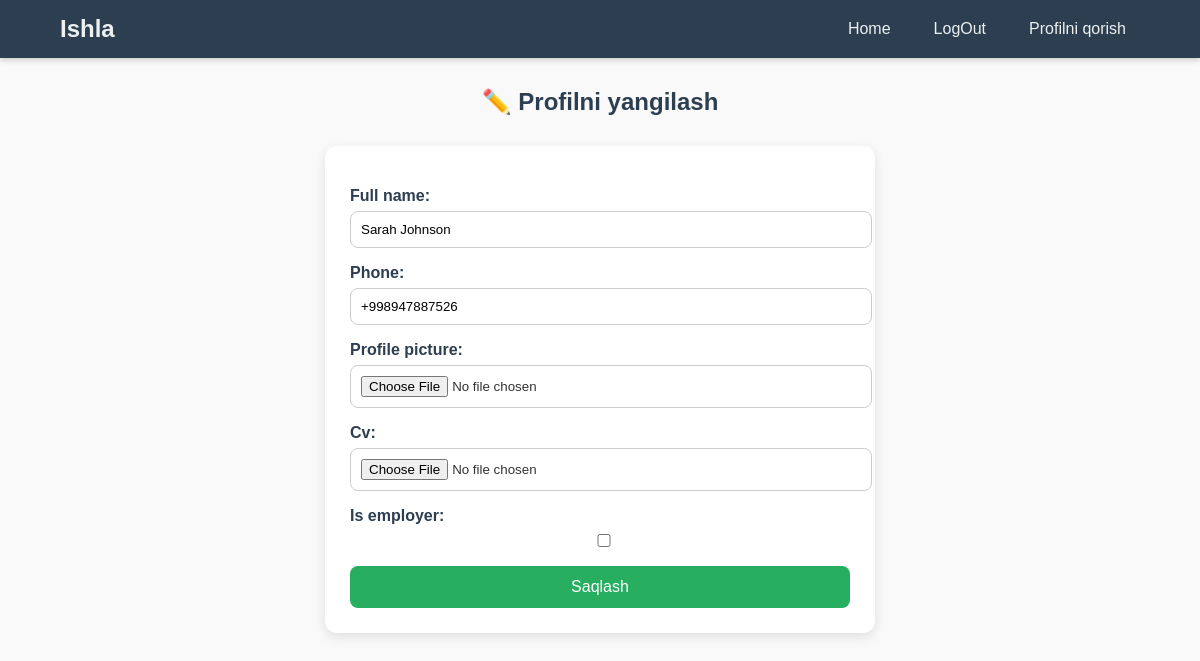
Page /api/profile/update/ (signed in) on the earlier database version.
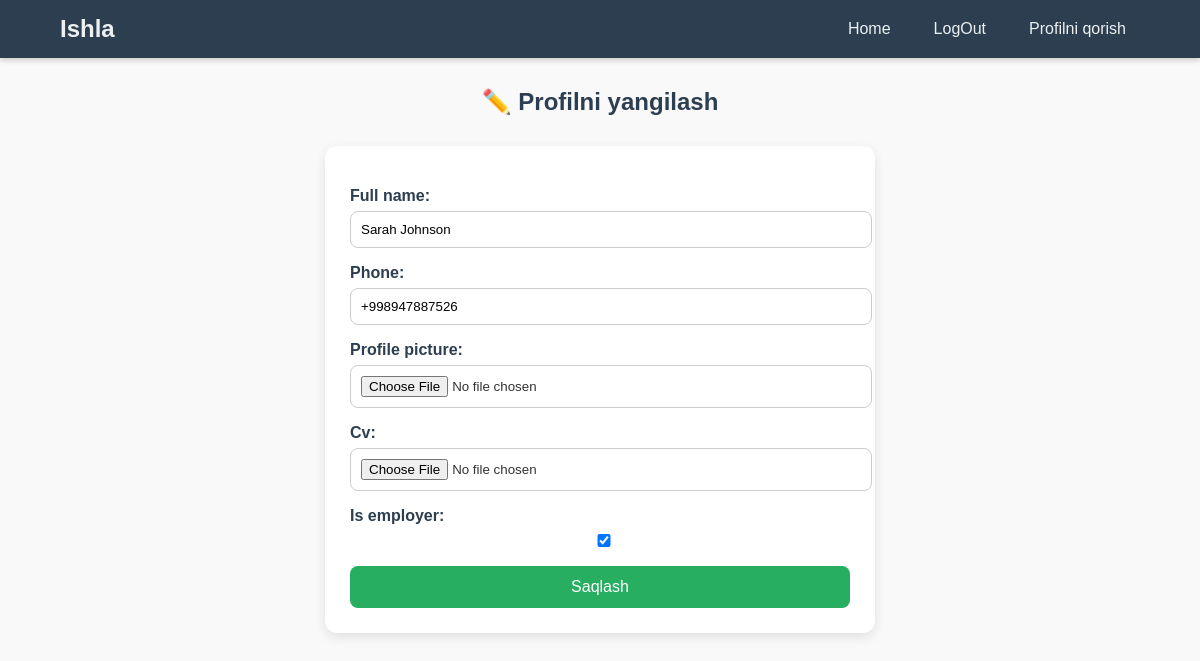
Same page on the later database version.
### main/models.py (models this page shows, shortened)
class User(AbstractUser):
    phone_regex = RegexValidator(
        regex=r'^\+998\d{9}$',
        message="Telefon raqam +998xxxxxxx fromatida bo'lishi kerak."
    )
    phone = models.CharField(max_length=13, unique=True, null=True, blank=True, validators=[phone_regex])
    email = models.EmailField(unique=True)
    full_name = models.CharField(max_length=120)
    profile_picture = models.ImageField(upload_to='', blank=True, null=True)
    cv = models.FileField(upload_to='cvs/', blank=True, null=True)
    is_employer = models.BooleanField(default=False)

### main/views.py (the view)
# urls.py: path('profile/update/', profile_update, name='profile_update'),
def profile_update(request):
    if request.method == 'POST':
        form = UserUpdateForm(request.POST, request.FILES, instance=request.user)
        if form.is_valid():
            form.save()
            return redirect('profile')  # вернём на просмотр профиля
    else:
        form = UserUpdateForm(instance=request.user)
    return render(request, 'profile_update.html', {'form': form})

### main/forms.py
class UserUpdateForm(forms.ModelForm):
    class Meta:
        model = User
        fields = ['full_name', 'phone', 'profile_picture', 'cv', 'is_employer']
        widgets = {
            'full_name': forms.TextInput(attrs={'class': 'form-control'}),
            'phone': forms.TextInput(attrs={'class': 'form-control'}),
            'profile_picture': forms.FileInput(attrs={'class': 'form-control'}),
            'cv': forms.FileInput(attrs={'class': 'form-control'}),
            'is_employer': forms.CheckboxInput(attrs={'class': 'form-check-input'}),
        }

### templates/profile_update.html (shortened to what this page needs)
{% load static %}
<!DOCTYPE html>
<html lang="ru">
<head>
    <link rel="stylesheet" href="{% static 'profile_update.css' %}">
</head>
<body>
    <header>
        <div class="container">
            <h1 class="logo">Ishla</h1>
            <nav>
                <ul>
                    <li><a href="/api/base/">Home</a></li>
                    {% if request.user.is_authenticated %}
                    <li><a href="{% url 'logout' %}">LogOut</a></li>
                    {% else %}
                    <li><a href="{% url 'login' %}">LogIn</a></li>
                    <li><a href="{% url 'register' %}">Ro‘yxatdan o‘tish</a></li>
                    {% endif %}
                    <li><a href="{% url 'profile' %}">Profilni qorish</a></li>
                </ul>
            </nav>
        </div>
    </header>
    <h2>✏️ Profilni yangilash</h2>
    <form method="post" enctype="multipart/form-data">
        {{ form.as_p }}
        <button type="submit">Saqlash</button>
    </form>
</body>
</html>

Differences in the rows shown:
changed User "Sarah Johnson": is_employer "☐" → "☑"
